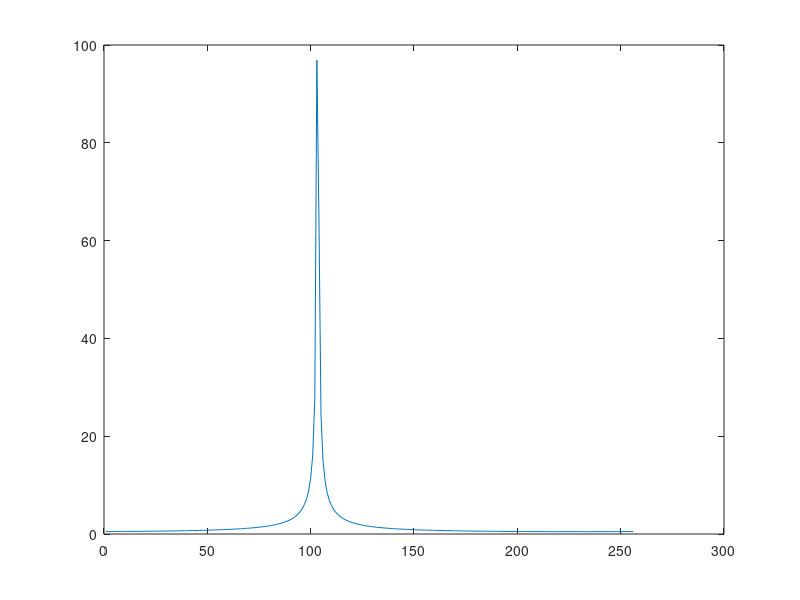

Here is the MATLAB script that generated this plot:
clc;
k = 0.4;
n = [0:255];
r = 128*cos(2*pi*n*k);
i = 128*sin(2*pi*n*k);
x = r + j*i;
x2 = abs(fft(x,256));
plot(x2/256);
